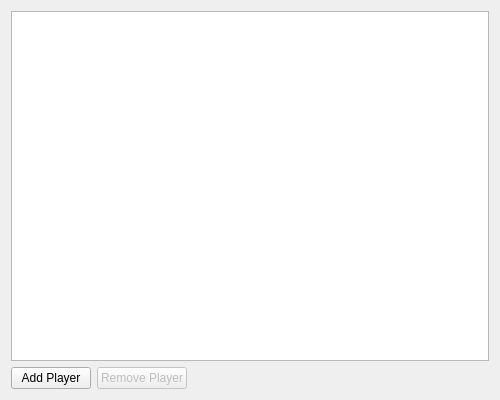
<?xml version="1.0" encoding="UTF-8"?>
<ui version="4.0">
 <class>TBSetupPlayersWidget</class>
 <widget class="QWidget" name="TBSetupPlayersWidget">
  <property name="geometry">
   <rect>
    <x>0</x>
    <y>0</y>
    <width>500</width>
    <height>400</height>
   </rect>
  </property>
  <property name="windowTitle">
   <string>Players</string>
  </property>
  <layout class="QVBoxLayout" name="mainLayout">
   <item>
    <widget class="QTableView" name="tableView">
     <property name="alternatingRowColors">
      <bool>true</bool>
     </property>
     <property name="selectionBehavior">
      <enum>QAbstractItemView::SelectRows</enum>
     </property>
     <property name="selectionMode">
      <enum>QAbstractItemView::SingleSelection</enum>
     </property>
     <property name="sortingEnabled">
      <bool>true</bool>
     </property>
     <property name="showGrid">
      <bool>false</bool>
     </property>
    </widget>
   </item>
   <item>
    <layout class="QHBoxLayout" name="buttonLayout">
     <item>
      <widget class="QPushButton" name="addButton">
       <property name="text">
        <string>Add Player</string>
       </property>
      </widget>
     </item>
     <item>
      <widget class="QPushButton" name="removeButton">
       <property name="text">
        <string>Remove Player</string>
       </property>
       <property name="enabled">
        <bool>false</bool>
       </property>
      </widget>
     </item>
     <item>
      <spacer name="buttonSpacer">
       <property name="orientation">
        <enum>Qt::Horizontal</enum>
       </property>
       <property name="sizeHint" stdset="0">
        <size>
         <width>40</width>
         <height>20</height>
        </size>
       </property>
      </spacer>
     </item>
    </layout>
   </item>
  </layout>
 </widget>
 <resources/>
 <connections/>
</ui>
